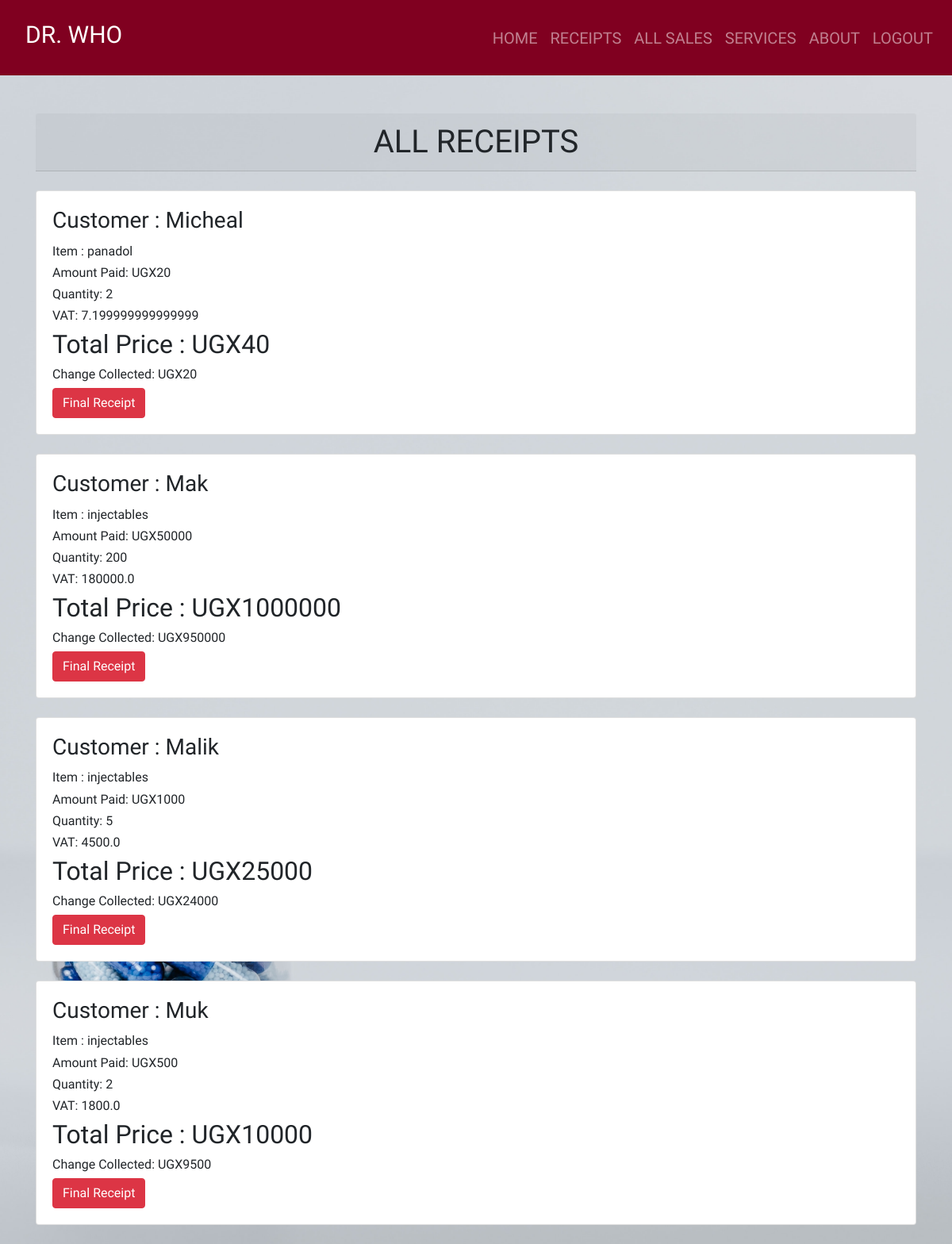
The page /reciept (signed in) on the database its author committed.
### dawa/models.py (models this page shows, shortened)
class Sale(models.Model):
    item = models.ForeignKey( Product, on_delete = models.CASCADE)
    quantity = models.IntegerField(default = 0, null = False, blank = True)
    amount_received = models.IntegerField(default = 0, null = False, blank = True)
    issued_to = models.CharField(max_length=50, null = True, blank = True)
    unit_price = models.IntegerField(default = 0, null = False, blank = True)
    def get_total(self):
        total = self.quantity * self.item.unit_price
        return int(total)
    def get_change(self):
        change = self.get_total() - self.amount_received
        return abs(int(change))
    def get_vat(self):
        vat = self.get_total() * 0.18
        return float(vat)

class Product(models.Model):
    category_name = models.ForeignKey(Category, on_delete=models.CASCADE, null=True, blank = True)
    item_name = models.CharField(max_length =50, null = True, blank = True)
    total_quantity = models.IntegerField(default = 0, null = True, blank = True)
    issued_quantity = models.IntegerField(default = 0, null = True, blank = True)
    received_quantity = models.IntegerField(default = 0, null = True, blank = True)
    unit_price = models.IntegerField(default = 0, null = True, blank = True)
    manufacturer = models.CharField(max_length=50, null = True, blank = True)
    brand = models.CharField(max_length=50, null = True, blank = True)
    def __str__(self):
        return self.item_name

### dawa/views.py (the view)
# urls.py: path('reciept', views.reciept, name='reciept'),
@login_required
def reciept(request):
    sales = Sale.objects.all().order_by('-id')
    return render(request, 'products/reciept.html', {'sales': sales})

### templates/products/reciept.html
{% extends 'products/base.html'%} {% block content%}
<br /><br>
<div class="container">
  <h1 class="card-header text-center">ALL RECEIPTS</h1><br>
  {% for sale in sales %}
  <div class="card">
    <div class="card-body">
      <h3 class="card-title">Customer : {{sale.issued_to | title}}</h3>
      <h6 class="card-text">Item : {{sale.item}}</h6>
      <h6 class="card-text">Amount Paid:  UGX{{ sale.amount_received }}</h6>
      <h6 class="card-text">Quantity: {{sale.quantity }}</h6>
      <h6 class="card-text">VAT: {{sale.get_vat }}</h6>
      <h2>Total Price :  UGX{{ sale.get_total }}</h2>
      <div style="flex: 1">
        <h6 class="card-text">Change Collected:  UGX{{ sale.get_change }}</h6>
        <a href="{% url 'reciept_detail' sale.id %}">
          <input
            type="submit"
            value="Final Receipt"
            class="btn btn-danger"
            type="button"
          />
        </a>
      </div>
    </div>
  </div>
  <br />
  {% endfor %}
</div>
{% endblock %}

### dawa/static/css/main.css (style rules this page uses)
html,body { position: relative; overflow-x: hidden; background: url('/static/images/img6.jpg'); width: 100% !important; height: 100vh; display: table; position: relative; background-position: center; background-attachment: scroll; -o-background-size: cover; -moz-background-size: cover; -webkit-background-size: cover; background-size: cover; background-repeat: no-repeat; }
body { background-color: hsl(0, 0%, 98%); font-family: 'raleway'; }

### rows shown on the page
Sale: issued_to "Micheal", item "panadol", amount_received "20", quantity "2", get_vat "7.199999999999999", get_total "40", get_change "20"
Sale: issued_to "Mak", item "injectables", amount_received "50000", quantity "200", get_vat "180000.0", get_total "1000000", get_change "950000"
Sale: issued_to "Malik", item "injectables", amount_received "1000", quantity "5", get_vat "4500.0", get_total "25000", get_change "24000"
Sale: issued_to "Muk", item "injectables", amount_received "500", quantity "2", get_vat "1800.0", get_total "10000", get_change "9500"
